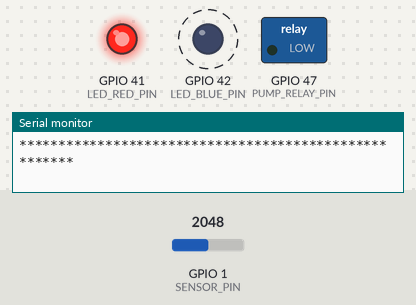
Recording of a sketch running on a simulated ESP32-S3. Parts: switched loads named in the sketch (green lamp = pin HIGH), output pins drawn as LEDs (lit = HIGH), the last lines printed to the serial monitor. Dashed ring = blinking. Inputs (shaded band) come from the test bench; at power-on: GPIO 1 (SENSOR_PIN) = 2048. WiFi joins after 1.5 s; servers stay silent unless stated.

Above: at 1.1 s.
At 2.2 s:
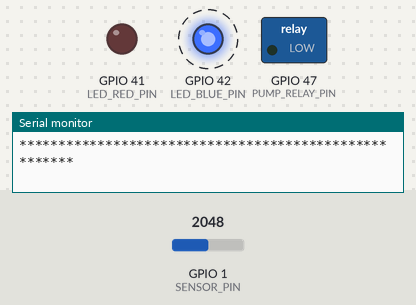
2.3 s: GPIO 1 (SENSOR_PIN) set to 3225
11.5 s: GPIO 1 (SENSOR_PIN) set to 3293
At 15.3 s:
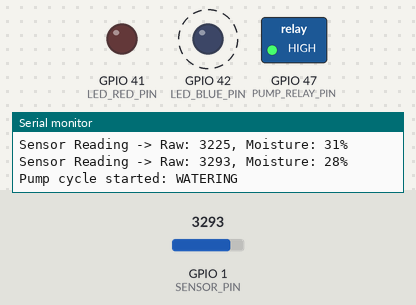
Timing chart, 0 to 24.6 s (numbered marks = the images above; inputs shaded):
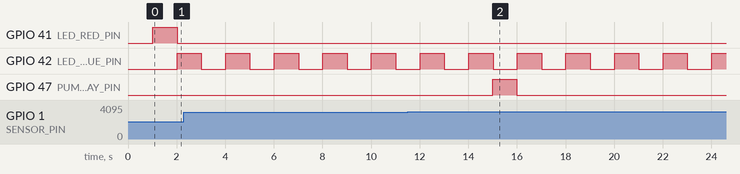

Measured:
- the behaviour switches between 3256 and 3257 on GPIO 1 (SENSOR_PIN) (found by bisection; images 1 and 2)
- after the input at 11.5 s, GPIO 47 (PUMP_RELAY_PIN): LOW → HIGH after 3.5 s, → LOW 1.0 s later
- by itself, GPIO 42 (LED_BLUE_PIN): alternates HIGH for 1.0 s and LOW for 1.0 s

The sketch:

7_Run_WaterPump_with_Millis_ESP32.ino
```cpp
/********************************************************************************
 * File: 7_Run_WaterPump_with_Millis_ESP32.ino
 *
 * Description:
 * This sketch is an advanced version of the Smart Flowerpot project, specifically
 * upgraded to run on the Freenove ESP32-S3 WROOM board. It builds upon the
 * previous non-blocking `millis()`-based timing system and integrates Wi-Fi
 * connectivity for IoT data logging to ThingSpeak.
 *
 * Key Improvements with ESP32-S3:
 * - Simplified Codebase: The ESP32-S3 has a built-in Wi-Fi module, which
 *   eliminates the need for a separate ESP8266 and the complex serial
 *   communication between two microcontrollers. This results in cleaner and
 *   more straightforward code.
 * - Simplified hardware connection because there is no ESP8266 required.
 * - Redundant Variables Removed: Global variables like `isWifiModuleOK` are no
 *   longer necessary. The Wi-Fi status can be checked directly using the
 *   `WiFi.status()` function from the native WiFi library.
 *
 * Core Functionality:
 * 1. Non-Blocking Operation: Uses `millis()` for all timing, ensuring the main
 *    loop runs quickly and responsively.
 * 2. Moisture Sensing: Periodically reads the soil moisture level.
 * 3. ThingSpeak Integration: Uploads moisture data to a ThingSpeak channel at
 *    a regular interval.
 * 4. Automated Watering Cycle: Implements a state machine (`IDLE`, `WATERING`,
 *    `SOAKING`) to control the water pump.
 *    - It uses hysteresis (upper and lower moisture thresholds) to prevent
 *      rapid on/off cycling of the pump.
 *    - When moisture drops below the lower threshold, it runs the pump for a
 *      defined period (`pumpOnTime`) and then waits for a `pumpSoakTime`
 *      before returning to idle, allowing the water to be absorbed.
 * 5. Status Indicator: A dual-color LED provides visual feedback on the Wi-Fi
 *    connection status (Red for disconnected, Blue for connected).
 ********************************************************************************/

// --- Libraries ---
#include <WiFi.h>
#include "ThingSpeak.h"

// --- Hardware Pin Definitions ---
#define SENSOR_PIN        1     //ESP32-S3 GPIO 1 (ADC1_CH0) for the moisture sensor
#define PUMP_RELAY_PIN    47    //ESP32-S3 GPIO 47 to control the water pump relay
#define LED_RED_PIN       41
#define LED_BLUE_PIN      42

// --- Sensor Calibration ---
// Replace these with the values you found in the calibration step
const int DRY_VALUE = 4095; // Raw ADC value for 0% moisture (in air)
const int WET_VALUE = 1300; // Raw ADC value for 100% moisture (in water)

// --- Wi-Fi & ThingSpeak Configuration ---
#define SERIAL_MON_BAUDRATE 115200

const char* ssid = "YOUR_WIFI_SSID";     // Your network SSID (name)
const char* pass = "YOUR_WIFI_PASSWORD"; // Your network password

const unsigned long myChannelID = 123456;        // Your ThingSpeak channel number
const char *writeApiKey = "YOUR_THINGSPEAK_API_WRITE_KEY";  // Your ThingSpeak Write API Key
const unsigned int moistureFieldNumber = 1;          // Field number for moisture data

// --- Global Variables ---
WiFiClient thingspeakClient;
int currentMoisturePercent = 100; // Holds the latest sensor reading.
                                  // initialize to 100% to avoid unintended water pump action on power up.

// --- Timing Control (Non-Blocking) ---
// Used to track time for various tasks without using delay()
unsigned long previousSensorReadMillis = 0;
unsigned long previousThingSpeakUploadMillis = 0;
unsigned long previousLedBlinkyMillis = 0;

// Set the intervals for how often tasks should run (in milliseconds)
const long sensorReadInterval = 5000;       // Read sensor every 5 seconds
const long thingSpeakUploadInterval = 60000; // Upload to ThingSpeak every 60 seconds
const long ledBlinkyInterval = 1000;  //led blinks in 1 second, with "red led => no wifi", "blue led => good wifi"

// Pump turn-on time and soak time - need tuning for your own case
const unsigned int pumpOnTime = 1000; // Pump ON time in milliseconds (1 second)
const unsigned int pumpSoakTime = 20000; // Soak time in milliseconds (20 seconds)
// Hysteresis upper and lower moisture threshold values - also need tuning for your own case
const unsigned int upperMoistureThreshold = 35; // Upper threshold in %
const unsigned int lowerMoistureThreshold = 30; // Lower threshold in %

// --- Function Prototypes ---
void connectWiFi();
void readMoisture();
void uploadToThingSpeak();
void controlWaterPump();
void ledBlinky();

// --- Add these new global variables ---
enum PumpState { IDLE, WATERING, SOAKING };
PumpState currentPumpState = IDLE;
unsigned long pumpStateChangeMillis = 0; // Tracks time for the current state

// --- The new function to START the cycle ---
void startWaterPumpCycle();
// --- The function that MANAGES the cycle (called from the main loop) ---
void manageWaterPumpCycle(unsigned int onTime, unsigned int soakTime);

// ==============================================================================
// SETUP: Runs once when the Arduino starts up
// ==============================================================================
void setup() {
  Serial.begin(SERIAL_MON_BAUDRATE);
  delay(500); //a short delay to let Serial port settle

  pinMode(PUMP_RELAY_PIN, OUTPUT);
  pinMode(LED_RED_PIN, OUTPUT);
  pinMode(LED_BLUE_PIN, OUTPUT);
  digitalWrite(PUMP_RELAY_PIN, LOW); // Ensure pump is OFF by default
  digitalWrite(LED_RED_PIN, LOW); //turn off RED and BLUE LEDs to start with
  digitalWrite(LED_BLUE_PIN, LOW);

  connectWiFi();
  delay(500); //a short delay to allow WiFi connection
  if (WiFi.status() != WL_CONNECTED) {
    Serial.println("******************************************************");
    Serial.println("ERROR: ESP32 is not connected to the WiFi router");
    Serial.println(" - The program will continue to run without WiFi.");
    Serial.println("******************************************************");
  } else {
    Serial.println("WiFi is connected.");
  }
  ThingSpeak.begin(thingspeakClient); // Initialize ThingSpeak client
}

// ==============================================================================
// LOOP: Runs continuously and is kept non-blocking
// ==============================================================================
void loop() {
  // Get the current time at the start of the loop
  unsigned long currentMillis = millis();

  // Task 1: Read the moisture sensor at its specified interval
  if (currentMillis - previousSensorReadMillis >= sensorReadInterval) {
    previousSensorReadMillis = currentMillis; // Save the time of this reading
    readMoisture();
  }

  // Task 2: Attempt to upload data to ThingSpeak at its specified interval
  if (currentMillis - previousThingSpeakUploadMillis >= thingSpeakUploadInterval) {
    previousThingSpeakUploadMillis = currentMillis; // Save the time of this attempt

    // Only proceed if the WiFi module was detected at startup
    // If not connected, try to connect now.
    if (WiFi.status() != WL_CONNECTED) {
      connectWiFi();
    }

    // After the connection attempt, check again before uploading.
    if (WiFi.status() == WL_CONNECTED) {
      uploadToThingSpeak();
    }
  }

  // Task 3: Control the water pump (runs on every loop)
  controlWaterPump();

  // Task 4: Blink the LED to give a visual signal
  if(currentMillis - previousLedBlinkyMillis >= ledBlinkyInterval){
    previousLedBlinkyMillis = currentMillis;
    ledBlinky();
  }
}

// ==============================================================================
// --- Helper Functions ---
// ==============================================================================

/**
 * @brief Attempts to connect to the Wi-Fi network.
 * NOTE: WiFi.begin() is a BLOCKING call and can take several seconds to
 * execute. During this time, the main loop will be paused.
 */
void connectWiFi() {
  Serial.println("Attempting to connect to WiFi (this may block for a few seconds)...");
  WiFi.begin(ssid, pass);
}

/**
 * @brief Reads the moisture sensor and updates the global variable.
 */
void readMoisture() {
  int rawValue = analogRead(SENSOR_PIN);

  // Map the raw value to a percentage
  currentMoisturePercent = map(rawValue, DRY_VALUE, WET_VALUE, 0, 100);

  // Constrain the value to the 0-100 range to prevent invalid readings
  currentMoisturePercent = constrain(currentMoisturePercent, 0, 100);

  Serial.print("Sensor Reading -> Raw: ");
  Serial.print(rawValue);
  Serial.print(", Moisture: ");
  Serial.print(currentMoisturePercent);
  Serial.println("%");
}

/**
 * @brief Uploads the current moisture percentage to ThingSpeak.
 */
void uploadToThingSpeak() {
  Serial.println("Uploading data to ThingSpeak...");
  ThingSpeak.setField(moistureFieldNumber, currentMoisturePercent);

  int httpCode = ThingSpeak.writeFields(myChannelID, writeApiKey);

  if (httpCode == 200) {
    Serial.println("ThingSpeak upload successful.");
  } else {
    Serial.println("Problem uploading to ThingSpeak. HTTP error code " + String(httpCode));
  }
}

/**
 * @brief Placeholder function for water pump control logic.
 */
void controlWaterPump() {
  // This is where you would add the logic to control the pump.
  if(currentMoisturePercent < lowerMoistureThreshold){
    //Serial.println("Moisture below lower threshold. Starting watering cycle.");
    startWaterPumpCycle();
  } else if(currentMoisturePercent > upperMoistureThreshold){
    //Serial.println("Moisture above upper threshold. Too much water, need intervention.");
  } else {
    // do nothing, within hysteresis band
  }

  // Manage the pump state on every single loop iteration
  // The function will handle the timing and state changes internally.
  // Use 1000ms for watering and 20000ms (20s) for soaking.
  manageWaterPumpCycle(pumpOnTime, pumpSoakTime);
}

/**
 * @brief Blinks the LED to indicate WiFi status.
 * Red LED indicates no WiFi connection. Blue LED indicates good WiFi connection.
 */
void ledBlinky() {
  if(WiFi.status() == WL_CONNECTED){
    // Blink Blue LED
    digitalWrite(LED_RED_PIN, LOW); // Ensure RED is OFF
    digitalWrite(LED_BLUE_PIN, !digitalRead(LED_BLUE_PIN)); // Toggle BLUE LED
  } else {
    // Blink Red LED
    digitalWrite(LED_BLUE_PIN, LOW); // Ensure BLUE is OFF
    digitalWrite(LED_RED_PIN, !digitalRead(LED_RED_PIN)); // Toggle RED LED
  }
}

// --- The new function to START the cycle ---
void startWaterPumpCycle() {
  // Only start a new cycle if the pump is currently idle
  if (currentPumpState == IDLE) {
    currentPumpState = WATERING;
    pumpStateChangeMillis = millis(); // Record the time we started watering
    digitalWrite(PUMP_RELAY_PIN, HIGH);
    Serial.println("Pump cycle started: WATERING");
  }
}

/**
 * @brief Manages the water pump cycle using a state machine.
 * @param onTime Duration for which the pump should be ON (in milliseconds).
 * @param soakTime Duration for which the soil should soak after watering (in milliseconds).
 */
void manageWaterPumpCycle(unsigned int onTime, unsigned int soakTime) {
  // This function is a state machine. It does nothing unless a state is active.

  // State 1: The pump is currently WATERING
  if (currentPumpState == WATERING) {
    // Check if the 'onTime' has elapsed
    if (millis() - pumpStateChangeMillis >= onTime) {
      // Time to switch to the SOAKING state
      currentPumpState = SOAKING;
      pumpStateChangeMillis = millis(); // Record the time we started soaking
      digitalWrite(PUMP_RELAY_PIN, LOW);
      Serial.println("Watering finished. Now SOAKING.");
    }
  }  // State 2: The soil is currently SOAKING
  else if (currentPumpState == SOAKING) {
    // Check if the 'soakTime' has elapsed
    if (millis() - pumpStateChangeMillis >= soakTime) {
      // The cycle is complete, return to IDLE
      currentPumpState = IDLE;
      Serial.println("Soak time complete. Pump cycle finished.");
    }
  }
}
```
